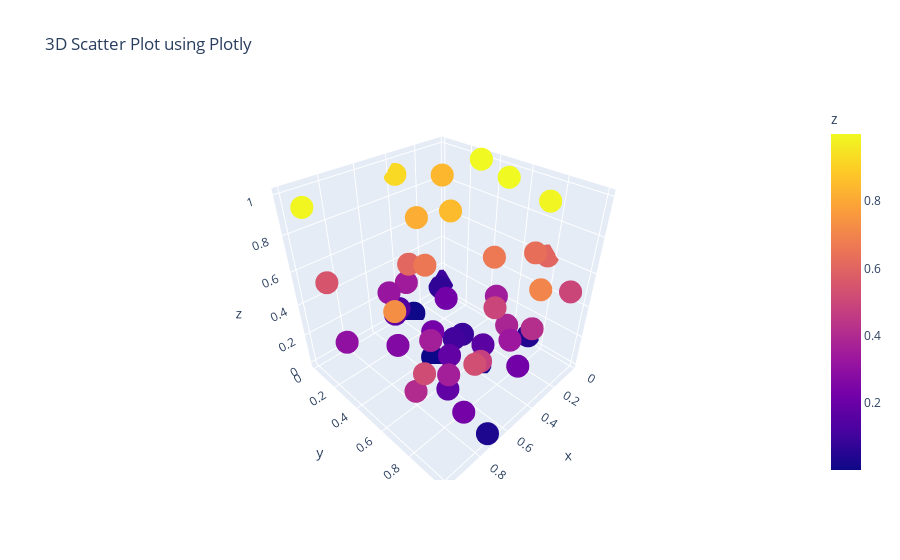

Notebook code for this chart:
### Code cell
### 13. Create a 3D scatter plot using Plotly.
import plotly.express as px
import pandas as pd
import numpy as np

# Create a sample DataFrame with 3D data
data = {'x': np.random.rand(50),
        'y': np.random.rand(50),
        'z': np.random.rand(50)}
df = pd.DataFrame(data)

# Create the 3D scatter plot
fig = px.scatter_3d(df, x='x', y='y', z='z',
                    color='z', # Color points based on the 'z' value
                    title='3D Scatter Plot using Plotly')
fig.show()
